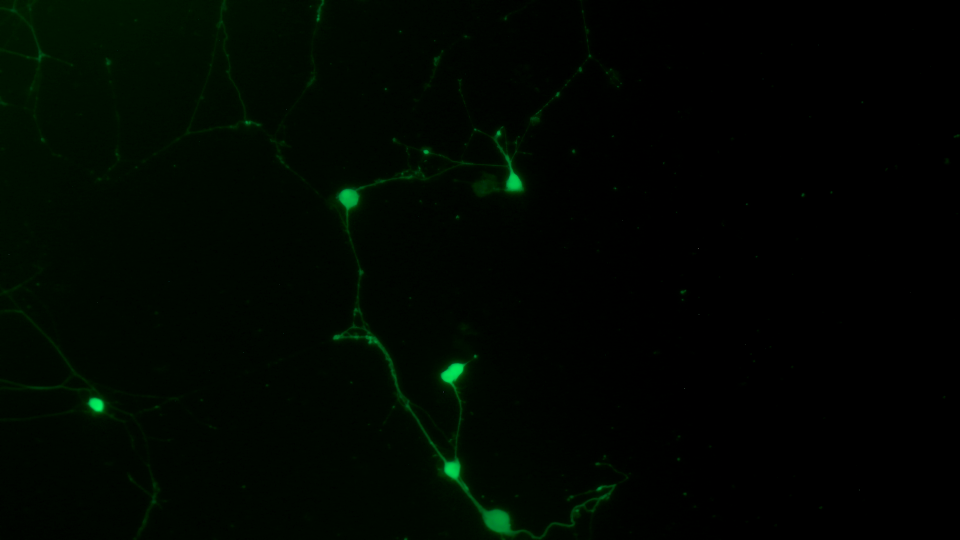
#> input picture presentations/camex-sunum/assets/figures/pc12.png, 1920 x 1080 px (shown at 1/2 size)
$ python make_prep_steps.py
#> lines starting #> are read from the running program, lines starting #| are printed output that depends on the picture; after the words box and inside, x2 and y2 are one past the last pixel; in counts of white or black regions, pixels touching at a corner belong together
"""Slide 5 data: the three preprocessing steps of ml/final_pipeline.py on the slide-3 image.

Writes three equally sized thumbnails of one region (one per step) and prep_hist.json with the
intensity histograms after each step, so the deck can animate what each step does.
The steps are copied from final_pipeline.py (load_gray, preprocess) and must stay identical:
  1. g = max(R, G, B) / 255                      (native grid)
  2. g = ndi.zoom(g, 0.33, order=1)              (bilinear sampling)
  3. a, b = percentile(g, [1, 99.8]); g = clip((g - a) / (b - a), 0, 1)
"""
from pathlib import Path
import json

import numpy as np
from PIL import Image
from scipy import ndimage as ndi

ROOT = Path(__file__).resolve().parents[1]
FIG = ROOT / "assets" / "figures"
SCALE, LO, HI = 0.33, 1.0, 99.8
BINS = 64
CROP = 210          # native pixels; ≈ 69 px after × 0.33 (coarser pixels visible)
THUMB = 220         # display size of every thumbnail

rgb = np.asarray(Image.open(FIG / "pc12.png").convert("RGB"))
#> rgb is the input picture: shape (1080, 1920, 3); mean R, G, B 0, 6.3, 0.3
s1 = rgb.max(axis=2).astype(np.float32) / 255.0
s2 = ndi.zoom(s1, SCALE, order=1)
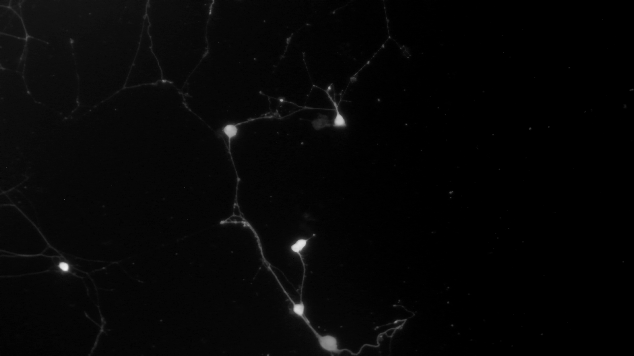
#> s2: shape (356, 634) float32; min 0, max 0.947, mean 0.0245
a, b = np.percentile(s2, [LO, HI])
#> a = 0; b = 0.553
s3 = np.clip((s2 - a) / max(b - a, 1e-6), 0, 1).astype(np.float32)
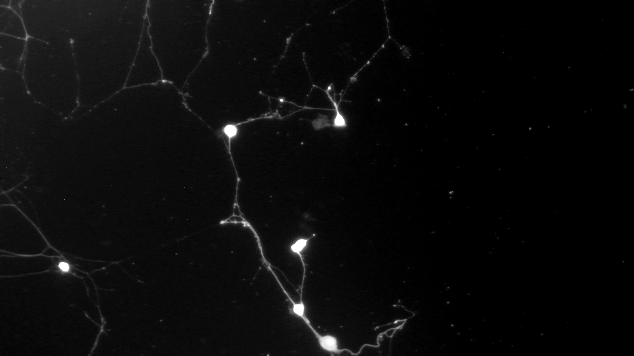
#> s3: shape (356, 634) float32; min 0, max 1, mean 0.0437

# region: the CROP × CROP native window with the most bright pixels (neurites + somata)
fg = (s1 > np.percentile(s1, 99)).astype(np.float32)
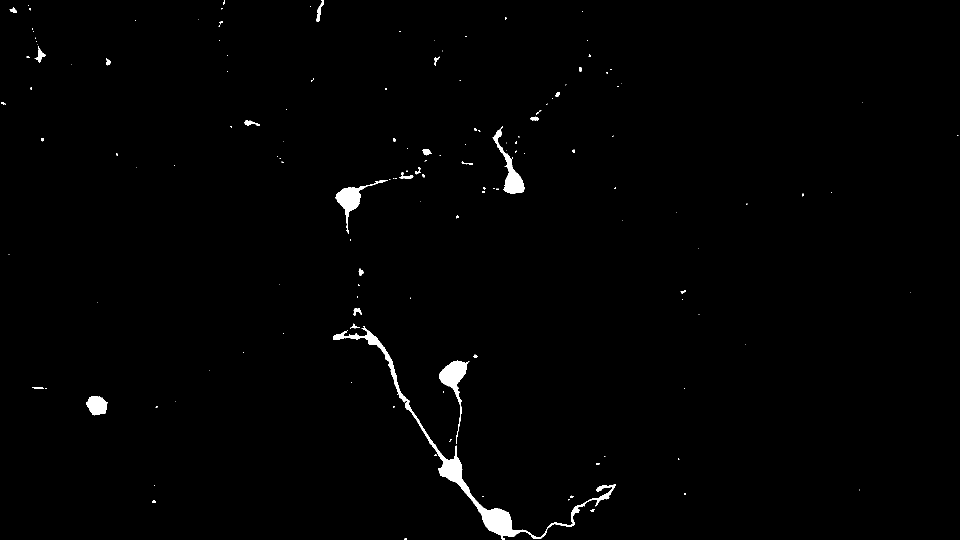
#> fg: shape (1080, 1920) float32 (shown at 1/2 size); values 0 (black) and 1 (white), 0.99% white; 149 white regions (110 under 20 px), largest, box (x1, y1, x2, y2) and area: (666, 652, 1232, 1080) 9551, (879, 721, 939, 888) 2430, (985, 258, 1049, 387) 2179
ii = fg.cumsum(0).cumsum(1)
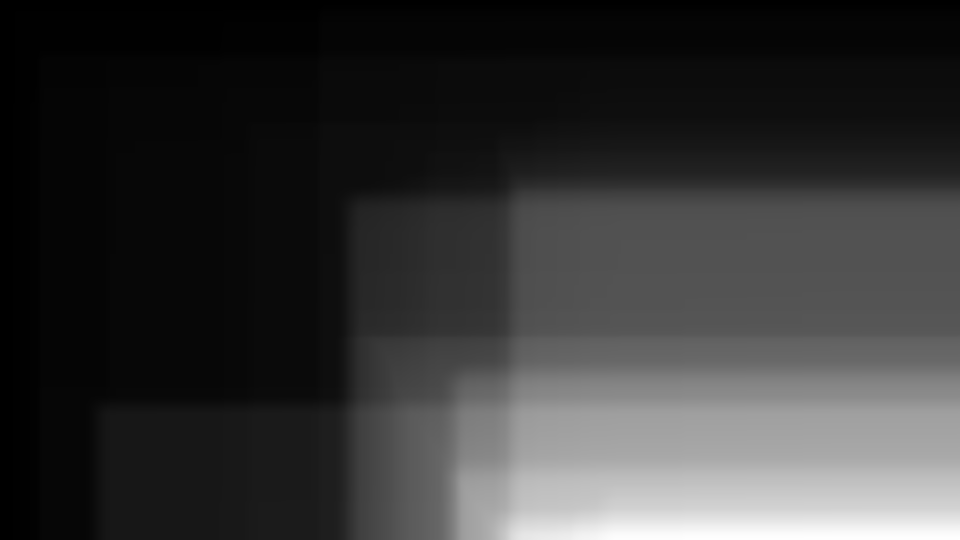
#> ii: shape (1080, 1920) float32 (shown at 1/2 size); min 0, max 20621, mean 4393.3; drawn with min black and max white
best, by, bx = -1, 0, 0
for y in range(0, s1.shape[0] - CROP, 30):
    for x in range(0, s1.shape[1] - CROP, 30):
        v = ii[y + CROP - 1, x + CROP - 1] - (ii[y - 1, x + CROP - 1] if y else 0) \
            - (ii[y + CROP - 1, x - 1] if x else 0) + (ii[y - 1, x - 1] if x and y else 0)
        if v > best:
            best, by, bx = v, y, x
#> after the loop, best = 4856; bx = 840; by = 840


def save(arr, name, nearest):
#> called with name = 'prep_s1_gray.png', nearest = False
    im = Image.fromarray((np.clip(arr, 0, 1) * 255).round().astype(np.uint8))
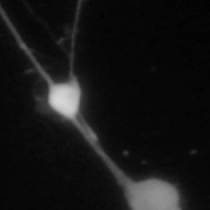
#> im: PIL image 210x210 L; min 2, max 216, mean 21.3
    im.resize((THUMB, THUMB), Image.NEAREST if nearest else Image.BILINEAR).save(FIG / name)


save(s1[by:by + CROP, bx:bx + CROP], "prep_s1_gray.png", nearest=False)
ys, xs = int(round(by * SCALE)), int(round(bx * SCALE))
#> ys = 277; xs = 277
cs = int(round(CROP * SCALE))
save(s2[ys:ys + cs, xs:xs + cs], "prep_s2_down.png", nearest=True)
#> call 2 of save, with name = 'prep_s2_down.png', nearest = True
#> in save (call 2), `im.resize((THUMB, THUMB), Image.NEAREST if nearest else Image.BILINEAR..`:
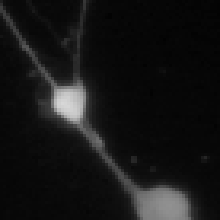
#> saved as prep_s2_down.png: PIL image 220x220 L; min 2, max 215, mean 21.6
save(s3[ys:ys + cs, xs:xs + cs], "prep_s3_norm.png", nearest=True)
#> call 3 of save, with name = 'prep_s3_norm.png', nearest = True
#> in save (call 3), `im.resize((THUMB, THUMB), Image.NEAREST if nearest else Image.BILINEAR..`:
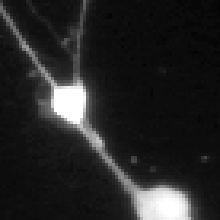
#> saved as prep_s3_norm.png: PIL image 220x220 L; min 4, max 255, mean 37.5

edges = np.linspace(0, 1, BINS + 1)
hist = lambda g: np.histogram(g, bins=edges)[0].astype(int).tolist()
out = {
    "bins": BINS,
    "s1": hist(s1), "s2": hist(s2), "s3": hist(s3),
    "n1": int(s1.size), "n2": int(s2.size),
    "p_lo": round(float(a), 4), "p_hi": round(float(b), 4),
    "max1": round(float(s1.max()), 4),
    "max2": round(float(s2.max()), 4),
    "clipped_hi_pct": round(float((s2 > b).mean() * 100), 2),
    "crop_native": [int(bx), int(by), CROP],
}
(FIG / "prep_hist.json").write_text(json.dumps(out), encoding="utf-8")
print({k: v for k, v in out.items() if not isinstance(v, list) or k == "crop_native"})
#| {'bins': 64, 'n1': 2073600, 'n2': 225704, 'p_lo': 0.0, 'p_hi': 0.5534, 'max1': 0.949, 'max2': 0.9473, 'clipped_hi_pct': 0.2, 'crop_native': [840, 840, 210]}

$ run again, with presentations/camex-sunum/assets/figures/fig_aug_gallery.png copied over presentations/camex-sunum/assets/figures/pc12.png
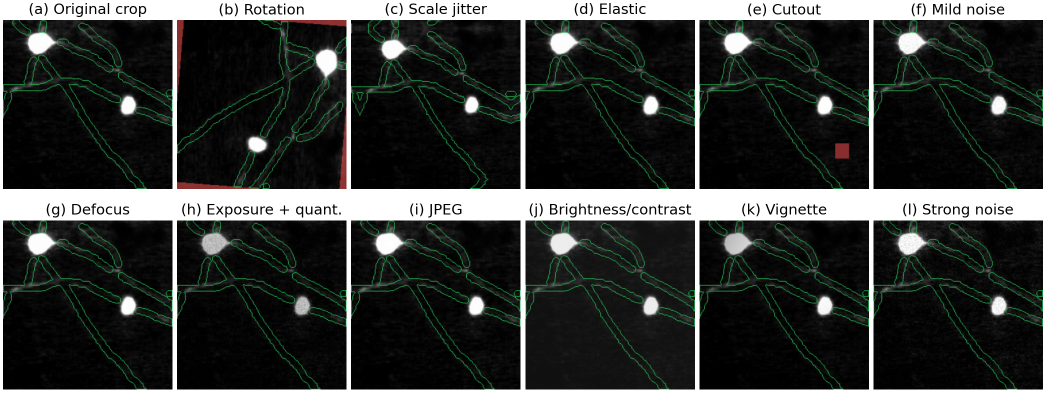
#> input picture presentations/camex-sunum/assets/figures/fig_aug_gallery.png, 2090 x 785 px (shown at 1/2 size)
#> a = 0; b = 1
#> fg: shape (785, 2090) float32; every value is 0
#> after the loop `for y in range(0, s1.shape[0] - CROP, 30):`: best = 0
#> in save, `im.resize((THUMB, THUMB), Image.NEAREST if nearest else Image.BILINEAR..`:
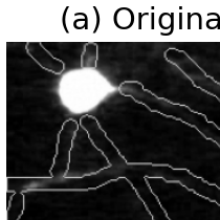
#> saved as prep_s1_gray.png: PIL image 220x220 L; min 0, max 255, mean 76.7
#> im: PIL image 69x69 L
#> arr: shape (69, 69) float32
#> in save (call 2), `im.resize((THUMB, THUMB), Image.NEAREST if nearest else Image.BILINEAR..`:
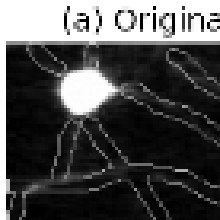
#> saved as prep_s2_down.png: PIL image 220x220 L; min 0, max 255, mean 77.6
#| {'bins': 64, 'n1': 1640650, 'n2': 178710, 'p_lo': 0.0, 'p_hi': 1.0, 'max1': 1.0, 'max2': 1.0, 'clipped_hi_pct': 0.0, 'crop_native': [0, 0, 210]}

$ run again, with presentations/camex-sunum/assets/figures/fig_preproc_chain.png copied over presentations/camex-sunum/assets/figures/pc12.png
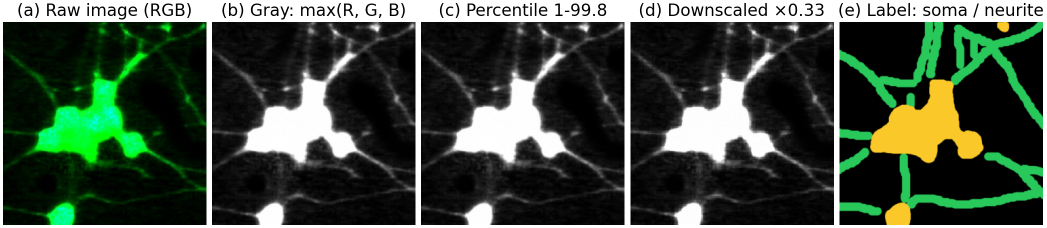
#> input picture presentations/camex-sunum/assets/figures/fig_preproc_chain.png, 2093 x 456 px (shown at 1/2 size)
#> `s2 = ndi.zoom(s1, SCALE, order=1)`:
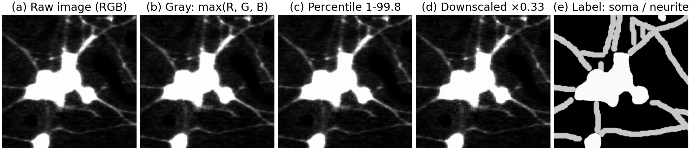
#> s2: shape (150, 691) float32; min 0, max 1, mean 0.309
#> a = 0; b = 1
#> fg: shape (456, 2093) float32; every value is 0
#> after the loop `for y in range(0, s1.shape[0] - CROP, 30):`: best = 0
#> im: PIL image 69x69 L
#> arr: shape (69, 69) float32
#> in save (call 2), `im.resize((THUMB, THUMB), Image.NEAREST if nearest else Image.BILINEAR..`:
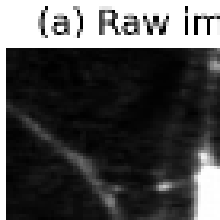
#> saved as prep_s2_down.png: PIL image 220x220 L; min 0, max 255, mean 77.2
#| {'bins': 64, 'n1': 954408, 'n2': 103650, 'p_lo': 0.0, 'p_hi': 1.0, 'max1': 1.0, 'max2': 1.0, 'clipped_hi_pct': 0.0, 'crop_native': [0, 0, 210]}
